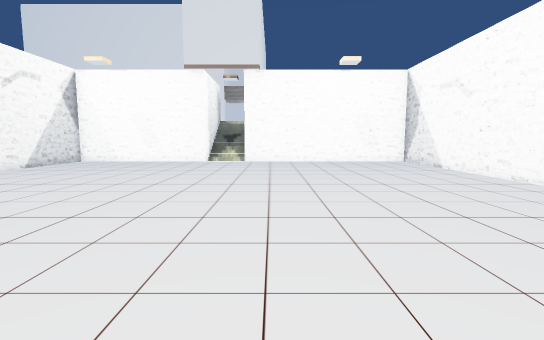
view 1 (above)

16 first-person views from a walk through a scene from a Unity 3-D project. The camera is 1.5 m above the floor, tilts 6° down and sees 85° across. The floor is counted in squares, 1 m on a side. Each view is taken from the middle of a square. On the plan, view 1 faces up. The plan holds only what a view shows up to about 15 squares ahead; the rest is blank. The place goes on beyond the plan. Some surface patterns are stand-ins.

view 2
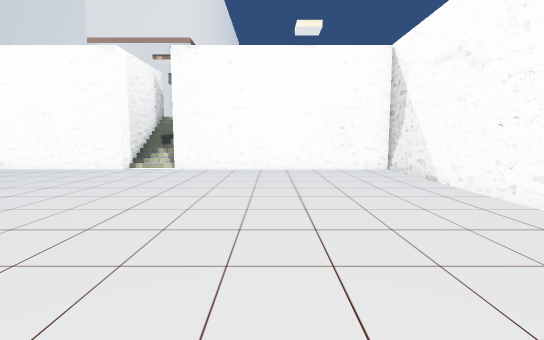

view 3
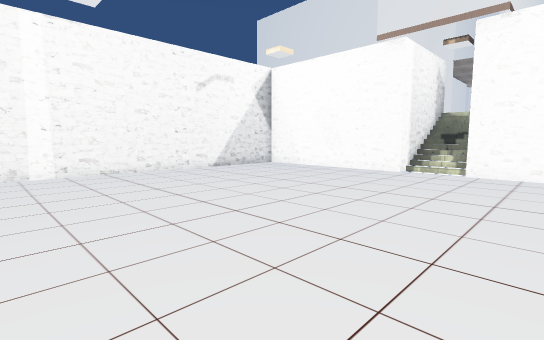

view 4
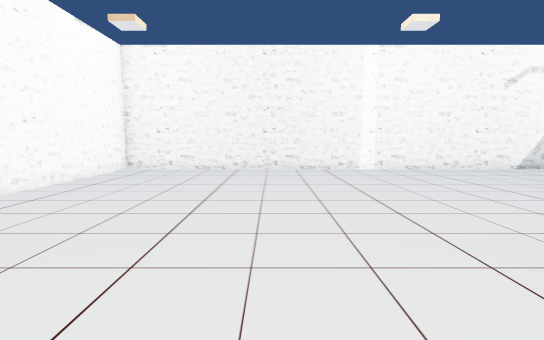

view 5
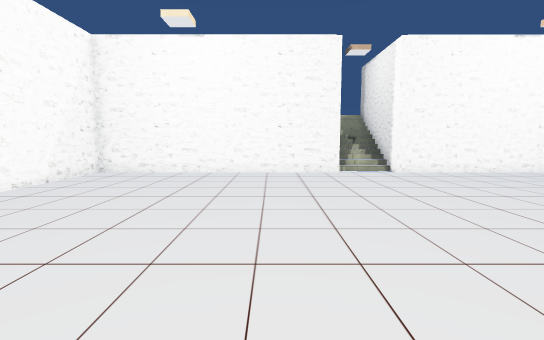

view 6
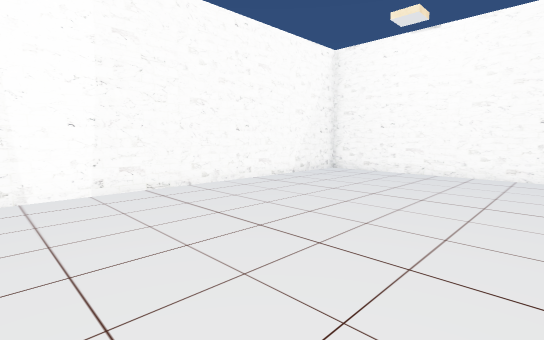

view 7
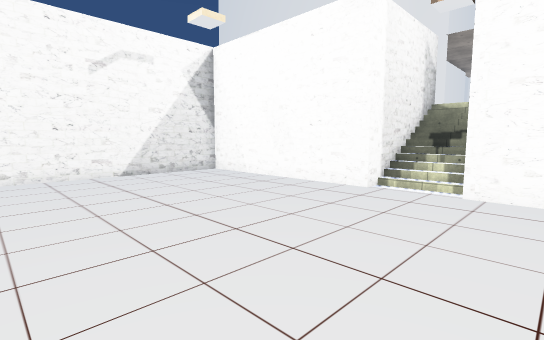

view 8
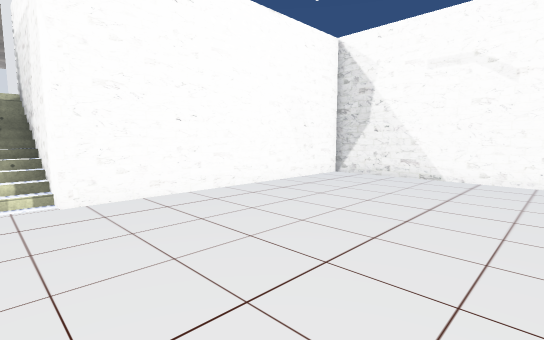

view 9
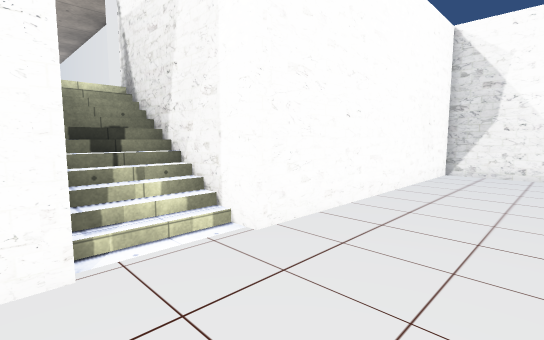

view 10
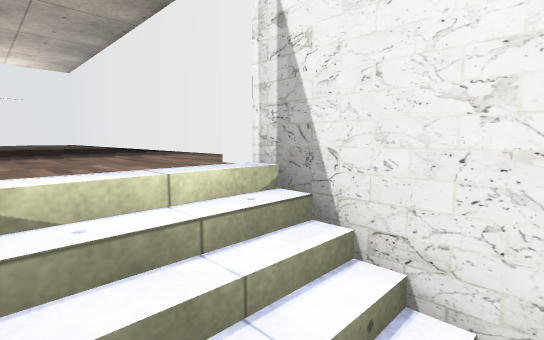

view 11
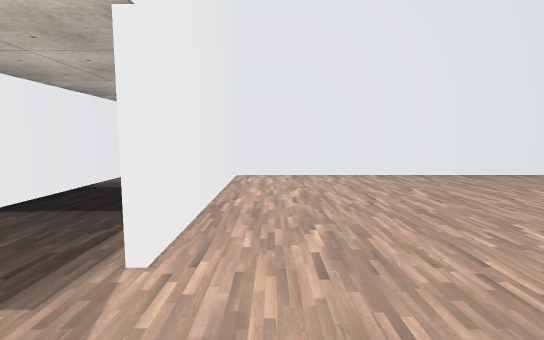

view 12
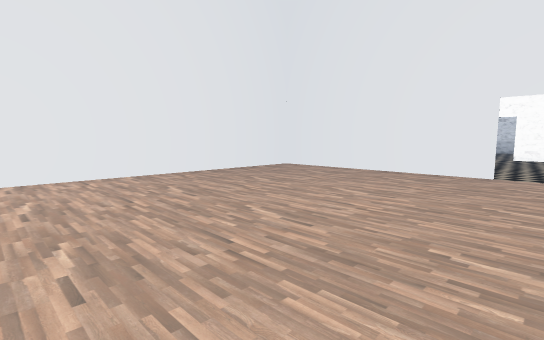

view 13
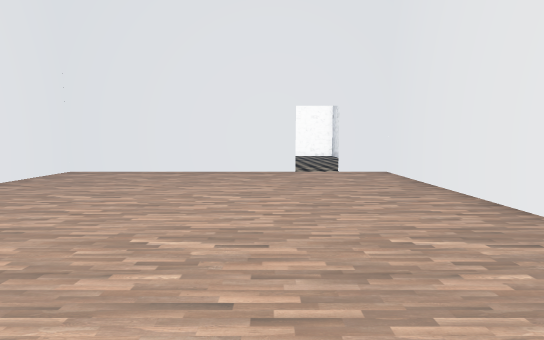

view 14
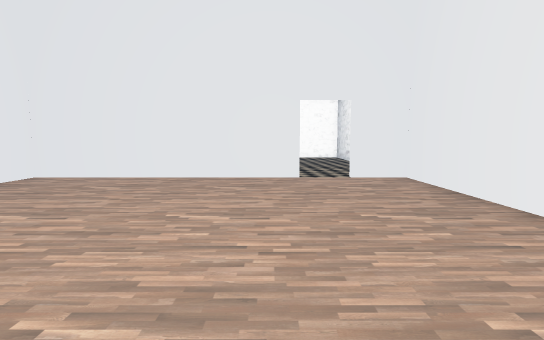

view 15
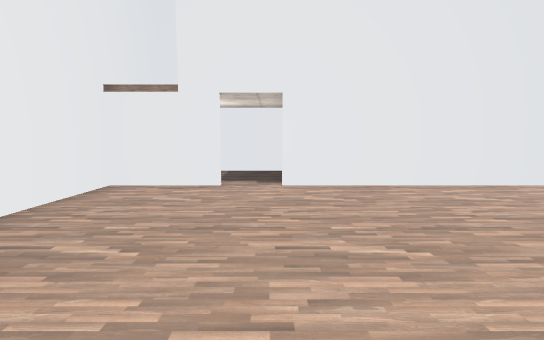

view 16
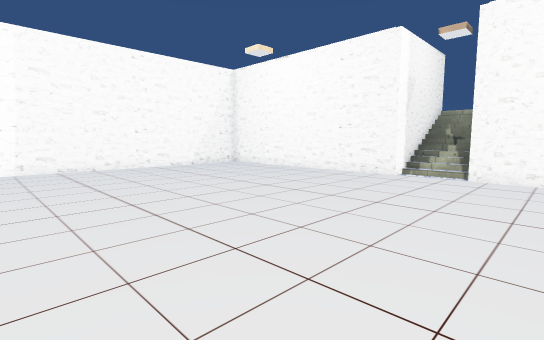

### Floor plan
Key: @ floor where view 1 was taken; # wall or solid block; . main floor; : floor 3 m higher than the main floor; / step, stairs or slope.
Columns run from 24 left of view 1 to 9 right of it. Each row starts with its distance up from view 1.
 40    #::::::::: :::::#
 39    #:::::::::::::::#
 38 :::::::::::::::::::#####
 37 :::::::::::::::::::#:::#
 36 :::#:::::::::::::::::::#
 35    #:::::::::::::::::::#
 34    #:::::::::::::::#:::#
 33    #:::::::::::::::#:::#
 32    #:::::::::::::::#:::#
 31    #:::::::::::::::#:::#
 30    #:::::::::::::::#:::#
 29    #:::::::::::::::#:::#
 28    #:::::::::::::::#:::#
 27    #:::::::::::::::#:::#
 26    #################/:##
 25                    #//#
 24                    #//#
 23                    #//#
 22                    #//#
 21                    #//#
 20            #########//############
 19            #.....................#
 18            #.....................#
 17            #.....................#
 16            #.....................#
 15            #.....................#
 14            #.....................#
 13            #.....................#
 12            #.....................#
 11            #.....................#
 10            #.....................#
  9            #.....................#
  8            #.....................#
  7            #.....................#
  6            #.....................#
  5            #.....................#
  4            #.....................#
  3            #.....................#
  2            #.....................#
  1            #.....................#
  0            #............@........#
 -1            #.....................#
 -2            #.....................#
 -3            #.....................#
 -4            #########..############
 -5                    #//#
 -6                    #//#

Positions as (right, up) in squares from view 1, and headings:
1: (0, 0), facing up
2: (3, 5), facing up
3: (1, 6), facing up-left
4: (2, 3), facing left
5: (1, 9), facing down
6: (0, 9), facing down-right
7: (0, 11), facing up-left
8: (-3, 12), facing up-right
9: (-5, 16), facing up-right
10: (-4, 23), facing up-right
11: (-7, 38), facing down
12: (-7, 38), facing down-left
13: (-7, 35), facing left
14: (-9, 35), facing left
15: (-15, 35), facing right
16: (-7, 8), facing down-right
